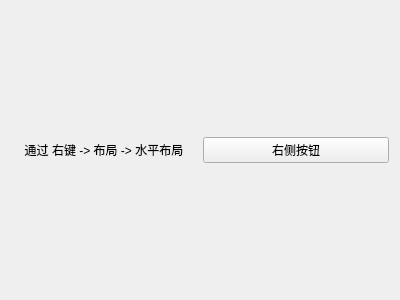
<?xml version="1.0" encoding="UTF-8"?>
<ui version="4.0">
 <class>BaseHorizontalLayout</class>
 <widget class="QWidget" name="BaseHorizontalLayout">
  <property name="geometry">
   <rect>
    <x>0</x>
    <y>0</y>
    <width>400</width>
    <height>300</height>
   </rect>
  </property>
  <property name="windowTitle">
   <string>Form</string>
  </property>
  <layout class="QHBoxLayout" name="horizontalLayout">
   <item>
    <widget class="QLabel" name="label">
     <property name="text">
      <string>通过 右键 -&gt; 布局 -&gt; 水平布局</string>
     </property>
     <property name="alignment">
      <set>Qt::AlignCenter</set>
     </property>
    </widget>
   </item>
   <item>
    <widget class="QPushButton" name="pushButton">
     <property name="text">
      <string>右侧按钮</string>
     </property>
    </widget>
   </item>
  </layout>
 </widget>
 <resources/>
 <connections/>
</ui>
